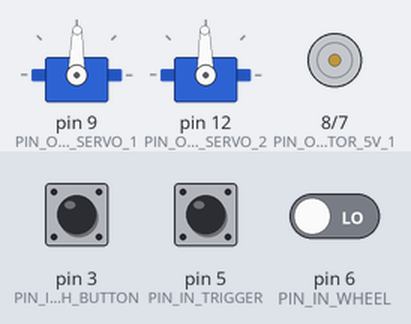
Simulated run of this sketch. Board: Arduino Uno, built with avr-gcc and run on an emulated ATmega328P. On the bench: 2 × servo, motor-driver pin pairs drawn as motors (green arrow = first pin HIGH = forward, orange = second pin HIGH = backward, longer = more drive, scaled by the enable pin). The inputs (shaded band) are chosen by the test bench; at power-on: pin 3 (PIN_IN_HIGH_BUTTON) LOW, pin 5 (PIN_IN_TRIGGER) LOW, pin 6 (PIN_IN_WHEEL) LOW.

Above: at 1.2 s.
1.3 s: pin 3 (PIN_IN_HIGH_BUTTON) pulsed HIGH 5 times (0.12 s each, 0.3 s apart)
At 3.0 s:
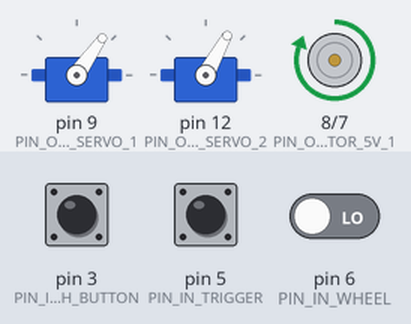
At 5.7 s:
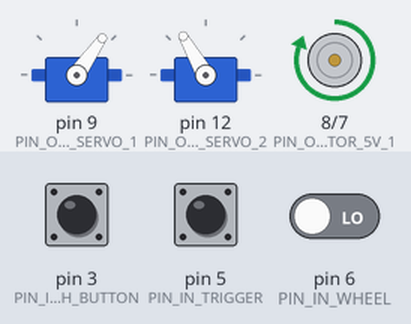
5.8 s: pin 5 (PIN_IN_TRIGGER) pulsed HIGH 5 times (0.12 s each, 0.3 s apart)
At 8.2 s:
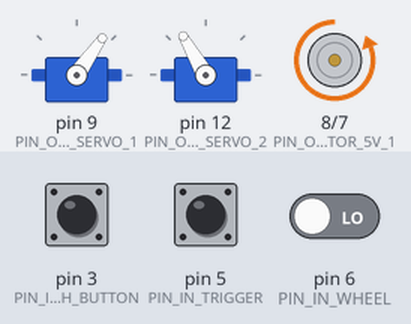
Timing chart, 0 to 12.0 s (numbered marks = the images above; inputs shaded):
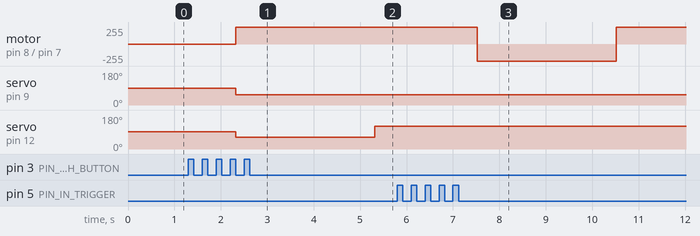

Measured:
- after the input at 1.3 s, motor on pin 8 (PIN_OUT_MOTOR_5V_1) / pin 7 (PIN_OUT_MOTOR_5V_2): stopped → forward 255/255 after 1.0 s instead of 1.7 s; servo on pin 9 (PIN_OUT_SERVO_1): 89° → 55° after 1.0 s instead of 1.7 s; servo on pin 12 (PIN_OUT_SERVO_2): 91° → 61° after 1.0 s, → 120° 3.0 s later
- after the input at 5.8 s, motor on pin 8 (PIN_OUT_MOTOR_5V_1) / pin 7 (PIN_OUT_MOTOR_5V_2): forward 255/255 → backward 255/255 after 1.7 s, → forward 255/255 3.0 s later

The sketch:

rc_car_v2.ino
```cpp
/******************************************

RC Car
Version 2.0

By: Arik Rosenthal
Date: 2025-02-14

******************************************/

#include <Servo.h>


/* Debug */
const bool debug = false;


/* Steering wheel IN */
// 1460 to 1507
const uint16_t WHEEL_IDLE = 1484; //1490; //1504; // Idle wheel value, give or take about 4

const uint16_t WHEEL_DEADZONE = 30; //20; // Deadzone on either side of idle

const uint16_t WHEEL_PULL_START = WHEEL_IDLE - WHEEL_DEADZONE; // Start wheel pull input
const uint16_t WHEEL_PUSH_START = WHEEL_IDLE + WHEEL_DEADZONE; // Start wheel push input

const uint16_t WHEEL_PULL_STOP = 993; // Lowest reading from wheel
const uint16_t WHEEL_PUSH_STOP = 2036; // Highest reading from wheel


/* Motor OUT */
const uint8_t MOTOR_MAX = 255; // Fastest I can run the motor
const uint8_t MOTOR_MIN = 0; // Slowest I want to run the motor
const uint8_t MOTOR_IDL = 0; // No speed

/* Trigger IN */
// 1477 to 1523
const uint16_t TRIGGER_IDLE = 1500; //1514; // Idle trigger value, give or take about 4
// Note: this is is different from the midpoint of PULL and PUSH which
// is around 1549, and this means we have 540 units of precision when
// we pull the trigger and 522 when pushing

const uint16_t TRIGGER_DEADZONE = 30;//20; // Deadzone on either side of idle

const uint16_t TRIGGER_PULL_START = TRIGGER_IDLE - TRIGGER_DEADZONE; // Start trigger pull input
const uint16_t TRIGGER_PUSH_START = TRIGGER_IDLE + TRIGGER_DEADZONE; // Start trigger push input

const uint16_t TRIGGER_PULL_STOP = 974; // lowest reading from trigger
const uint16_t TRIGGER_PUSH_STOP = 2015; //2036; // highest reading from trigger


/* Pins */
  //IN//
const uint8_t PIN_IN_HIGH_BUTTON = 3;
const uint8_t PIN_IN_TRIGGER = 5;
const uint8_t PIN_IN_WHEEL = 6;

  //OUT//
const uint8_t PIN_OUT_MOTOR_5V_1 = 8; // IN1
const uint8_t PIN_OUT_MOTOR_5V_2 = 7; // IN2
const uint8_t PIN_OUT_MOTOR_SPEED = 11; // EN2
const uint8_t PIN_OUT_SERVO_1 = 9; // EN1
const uint8_t PIN_OUT_SERVO_2 = 12; // IN4
// !! Servo library disables PWM on pins 9 and 10 !!
// https://forum.arduino.cc/t/problem-with-servo-attach/195767/3


/* Variables */
uint16_t input_high_button = 1000;
uint16_t input_wheel = WHEEL_IDLE;
uint16_t input_trigger = TRIGGER_IDLE;
uint16_t output_motor = 0;
uint16_t last_speed = 0;
bool strafe = false;


/* SteeringServo Class */
class SteeringServo : public Servo {
public:
	uint16_t CENTER; // or lowercase center?
	uint16_t SWING_POSITIVE;
	uint16_t SWING_NEGATIVE;

	//SteeringServo();

	void swingPositive(uint16_t swing) {
		SWING_POSITIVE = CENTER + swing;
	}

	void swingNegative(uint16_t swing) {
		SWING_NEGATIVE = CENTER - swing;
	}

	void center() {
		this->writeMicroseconds(CENTER);
	}

	void turn(uint16_t input_wheel) {
		uint16_t output_servo = CENTER;
		if (input_wheel > WHEEL_PUSH_START) {
			output_servo = map(
				input_wheel,
				WHEEL_PUSH_START,
				WHEEL_PUSH_STOP,
				CENTER,
				SWING_POSITIVE
			);
			this->writeMicroseconds(min(output_servo, SWING_POSITIVE));
			if (debug) {
				Serial.print("Positive: ");
				Serial.println(output_servo);
			}
		} else if (input_wheel < WHEEL_PULL_START) {
			output_servo = map(
				input_wheel,
				WHEEL_PULL_START,
				WHEEL_PULL_STOP,
				CENTER,
				SWING_NEGATIVE
			);
			this->writeMicroseconds(max(output_servo, SWING_NEGATIVE));
			if (debug) {
				Serial.print("Negative: ");
				Serial.println(output_servo);
			}
		} else {
			this->writeMicroseconds(CENTER);
			if (debug) {
				Serial.print("Center: ");
				Serial.println(CENTER);
			}
		}
	}

	void mirror(uint16_t input_wheel) {
		uint16_t output_servo = CENTER;
		if (input_wheel > WHEEL_PUSH_START) {
			output_servo = map(
				input_wheel,
				WHEEL_PUSH_START,
				WHEEL_PUSH_STOP,
				CENTER,
				SWING_NEGATIVE
			);
			this->writeMicroseconds(max(output_servo, SWING_NEGATIVE));
			if (debug) {
				Serial.print("Negative: ");
				Serial.println(output_servo);
			}
		} else if (input_wheel < WHEEL_PULL_START) {
			output_servo = map(
				input_wheel,
				WHEEL_PULL_START,
				WHEEL_PULL_STOP,
				CENTER,
				SWING_POSITIVE
			);
			this->writeMicroseconds(min(output_servo, SWING_POSITIVE));
			if (debug) {
				Serial.print("Positive: ");
				Serial.println(output_servo);
			}
		} else {
			this->writeMicroseconds(CENTER);
			if (debug) {
				Serial.print("Center: ");
				Serial.println(CENTER);
			}
		}
	}
};

/* Servo OUT */
SteeringServo servo_1;
SteeringServo servo_2;


void setup() {
	if (debug) {
		Serial.begin(9600);
	}

	servo_1.CENTER = 1460;
	servo_1.swingPositive(300);
	servo_1.swingNegative(350);

	servo_2.CENTER = 1480;
	servo_2.swingPositive(300);
	servo_2.swingNegative(310);

	servo_1.center();
	servo_2.center();
	servo_1.attach(PIN_OUT_SERVO_1);
	servo_2.attach(PIN_OUT_SERVO_2);

	pinMode(PIN_OUT_MOTOR_5V_1, OUTPUT);
	pinMode(PIN_OUT_MOTOR_5V_2, OUTPUT);
}


void loop() {
	input_wheel = pulseIn(PIN_IN_WHEEL, HIGH);
	input_trigger = pulseIn(PIN_IN_TRIGGER, HIGH);
	input_high_button = pulseIn(PIN_IN_HIGH_BUTTON, HIGH);

	// Michael suggests testing analog write speed
	// to motor FIRST, then HIGH/LOW

	/* Trigger / Motor */
	if (input_trigger < TRIGGER_PULL_START) {
		/* Forward */
		digitalWrite(PIN_OUT_MOTOR_5V_1, HIGH);
		digitalWrite(PIN_OUT_MOTOR_5V_2, LOW);
		output_motor = map(
			input_trigger,
			TRIGGER_PULL_START,
			TRIGGER_PULL_STOP,
			MOTOR_MIN,
			MOTOR_MAX
		);
		last_speed = output_motor;
		analogWrite(PIN_OUT_MOTOR_SPEED, min(output_motor, MOTOR_MAX));
		if (debug) {
			Serial.print("(FWD)Speed: ");
			Serial.println(output_motor);
		}
	} else if (input_trigger > TRIGGER_PUSH_START) {
		/* Reverse */
		digitalWrite(PIN_OUT_MOTOR_5V_1, LOW);
		digitalWrite(PIN_OUT_MOTOR_5V_2, HIGH);
		output_motor = map(
			input_trigger,
			TRIGGER_PUSH_START,
			TRIGGER_PUSH_STOP,
			MOTOR_MIN,
			MOTOR_MAX
		);
		last_speed = output_motor;
		analogWrite(PIN_OUT_MOTOR_SPEED, min(output_motor, MOTOR_MAX));
		if (debug) {
			Serial.print("(REV)Speed: ");
			Serial.println(output_motor);
		}
	} else {
		/* Stop */
		if (last_speed > 10) { // change to 5?
			/* Decelerate */
			last_speed = last_speed / 1.5; // change to 1.3
		} else {
			/* Idle */
			last_speed = 0;
		}
		analogWrite(PIN_OUT_MOTOR_SPEED, last_speed);
		if (debug) {
			Serial.println("(IDL)Speed: 0");
		}
	}


	/* Wheel / Servo */

	if (input_high_button < 1500) {
		strafe = false;
	} else {
		strafe = true;
	}

	servo_1.turn(input_wheel);

	if (!strafe) {
		servo_2.mirror(input_wheel);
	} else {
		servo_2.turn(input_wheel);
	}
}
```
